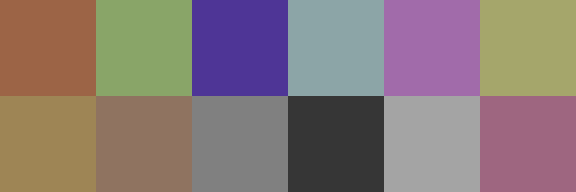
#> input picture experiments/gamut_research/out_2020_exp0.png, 576 x 192 px, found by its file name
$ python verify_expand.py
#> lines starting #> are read from the running program, lines starting #| are printed output that depends on the picture; long printed decimals are rounded
import numpy as np
from PIL import Image
patches=[(255,0,0),(0,255,0),(0,0,255),(0,255,255),(255,0,255),(255,255,0),
         (255,128,0),(200,90,60),(128,128,128),(32,32,32),(255,255,255),(255,0,128)]
S=96
M709=np.array([[0.4123908,0.3575843,0.1804808],[0.2126390,0.7151687,0.0721923],[0.0193308,0.1191948,0.9505322]])
MP3=np.array([[0.4865709,0.2656677,0.1982173],[0.2289746,0.6917385,0.0792869],[0.0000000,0.0451134,1.0439444]])
M2020=np.array([[0.6369580,0.1446169,0.1688810],[0.2627002,0.6779981,0.0593017],[0.0000000,0.0280727,1.0609851]])
def uvp_xyz(XYZ):
    X,Y,Z=XYZ; d=X+15*Y+3*Z
    return np.array([4*X/d,9*Y/d])
W=uvp_xyz(M709@np.ones(3))
def pq_eotf(x):
    m1=1305/8192;m2=2523/32;c1=107/128;c2=2413/128;c3=2392/128
    p=np.power(np.clip(x,0,1),1/m2)
    return np.power(np.maximum(p-c1,0)/np.maximum(c2-c3*p,1e-12),1/m1)
def oklab(v):
    r,g,b=v
    l=0.4122214708*r+0.5363325363*g+0.0514459929*b
    m=0.2119034982*r+0.6806995451*g+0.1073969566*b
    s=0.0883024619*r+0.2817188376*g+0.6299787005*b
    l_,m_,s_=np.cbrt(l),np.cbrt(m),np.cbrt(s)
    return np.array([0.2104542553*l_+0.7936177850*m_-0.0040720468*s_,
                     1.9779984951*l_-2.4285922050*m_+0.4505937099*s_,
                     0.0259040371*l_+0.7827717662*m_-0.8086757660*s_])
def measure(path,label,Mt):
#> called with label = '2020/expand0', Mt = array of shape (3, 3)
    a=np.asarray(Image.open(path).convert('RGB')).astype(float)
    print('==',label)
    for i,c in enumerate(patches):
        r,q=divmod(i,6)
        blk=a[r*S+30:(r+1)*S-30,q*S+30:(q+1)*S-30].reshape(-1,3).mean(axis=0)
        tgt=pq_eotf(blk/255.0)/(203/10000)
        XYZ=Mt@tgt
        sat=float(np.linalg.norm(uvp_xyz(XYZ)-W))
        lab=oklab(tgt)
        hue=float(np.degrees(np.arctan2(lab[2],lab[1])))
        print(f'  {str(c):>14} code={blk.round(0)} sat={sat:.4f} hue={hue:7.1f} tgt={np.round(tgt,3)}')
#> this loop made 12 passes
#> (blk, p in pq_eotf, X in uvp_xyz, Y in uvp_xyz, Z in uvp_xyz, d in uvp_xyz, sat) on passes 1 to 8: ([156, 100, 70], [0.994, 0.988, 0.984], 0.883, 0.454, 0.0418, 7.83, 0.259), ([137, 165, 104], [0.992, 0.994, 0.989], 0.719, 1.45, 0.237, 23.21, 0.12), ([78, 53, 150], [0.985, 0.98, 0.993], 0.217, 0.0869, 1.14, 4.94, 0.311), ([140, 165, 167], [0.992, 0.994, 0.995], 1.08, 1.58, 2.19, 31.38, 0.0619), ([161, 107, 170], [0.994, 0.989, 0.995], 1.44, 0.692, 2.39, 18.98, 0.175), ([165, 166, 107], [0.994, 0.995, 0.989], 1.51, 1.82, 0.264, 29.59, 0.0853), ([158, 133, 85], [0.994, 0.992, 0.986], 1.02, 0.766, 0.0949, 12.79, 0.139), ([143, 115, 96], [0.993, 0.99, 0.988], 0.587, 0.411, 0.138, 7.17, 0.138)
#|      (255, 0, 0) code=[156. 100.  70.] sat=0.2593 hue=   36.3 tgt=[1.344 0.147 0.036]
#|      (0, 255, 0) code=[137. 165. 104.] sat=0.1202 hue=  134.2 tgt=[0.657 1.872 0.174]
#|      (0, 0, 255) code=[ 78.  53. 150.] sat=0.3108 hue=  -86.8 tgt=[0.053 0.014 1.075]
#|    (0, 255, 255) code=[140. 165. 167.] sat=0.0619 hue= -156.5 tgt=[0.737 1.872 2.014]
#|    (255, 0, 255) code=[161. 107. 170.] sat=0.1753 hue=  -41.2 tgt=[1.616 0.198 2.246]
#|    (255, 255, 0) code=[165. 166. 107.] sat=0.0853 hue=  110.7 tgt=[1.872 1.941 0.198]
#|    (255, 128, 0) code=[158. 133.  85.] sat=0.1390 hue=   66.3 tgt=[1.447 0.563 0.075]
#|    (200, 90, 60) code=[143. 115.  96.] sat=0.1381 hue=   46.4 tgt=[0.826 0.275 0.123]
#> (further printed lines are left out)
measure('experiments/gamut_research/out_2020_exp0.png','2020/expand0',M2020)
measure('experiments/gamut_research/out_2020_exp.png','2020/expand1',M2020)
#> call 2 of measure, with label = '2020/expand1', Mt = array of shape (3, 3)
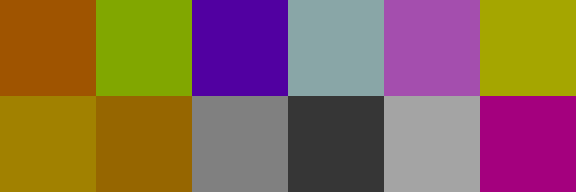
#> input picture experiments/gamut_research/out_2020_exp.png, 576 x 192 px, found by its file name
#> the loop in measure (call 2), `for i,c in enumerate(patches):` made 12 passes
#> (blk, p in pq_eotf, X in uvp_xyz, Y in uvp_xyz, Z in uvp_xyz, d in uvp_xyz, sat) on passes 1 to 8: ([159, 84, 0], [0.994, 0.986, 0], 0.966, 0.443, 0.002, 7.61, 0.315), ([129, 167, 0], [0.991, 0.995, 0], 0.598, 1.49, 0.0565, 23.14, 0.146), ([81, 0, 161], [0.986, 0, 0.994], 0.312, 0.112, 1.71, 7.14, 0.328), ([137, 166, 167], [0.992, 0.995, 0.995], 1.04, 1.61, 2.19, 31.73, 0.0679), ([164, 78, 174], [0.994, 0.985, 0.995], 1.6, 0.664, 2.76, 19.83, 0.208), ([165, 166, 0], [0.994, 0.995, 0], 1.47, 1.81, 0.0545, 28.75, 0.0978), ([161, 129, 0], [0.994, 0.991, 0], 1.1, 0.751, 0.0135, 12.41, 0.174), ([150, 102, 0], [0.993, 0.988, 0], 0.708, 0.391, 0.00449, 6.58, 0.241)
#|      (255, 0, 0) code=[159.  84.   0.] sat=0.3149 hue=   34.1 tgt=[1.501 0.071 0.   ]
#|      (0, 255, 0) code=[129. 167.   0.] sat=0.1463 hue=  135.1 tgt=[0.482 2.014 0.   ]
#|      (0, 0, 255) code=[ 81.   0. 161.] sat=0.3278 hue=  -88.4 tgt=[0.062 0.    1.616]
#|    (0, 255, 255) code=[137. 166. 167.] sat=0.0679 hue= -160.8 tgt=[0.657 1.941 2.014]
#|    (255, 0, 255) code=[164.  78. 174.] sat=0.2079 hue=  -40.7 tgt=[1.804 0.053 2.598]
#|    (255, 255, 0) code=[165. 166.   0.] sat=0.0978 hue=  111.0 tgt=[1.872 1.941 0.   ]
#|    (255, 128, 0) code=[161. 129.   0.] sat=0.1742 hue=   62.3 tgt=[1.616 0.482 0.   ]
#|    (200, 90, 60) code=[150. 102.   0.] sat=0.2414 hue=   45.3 tgt=[1.075 0.16  0.   ]
#> (further printed lines are left out)
measure('experiments/gamut_research/out_p3_exp.png','p3/expand1',MP3)
#> call 3 of measure, with label = 'p3/expand1', Mt = array of shape (3, 3)
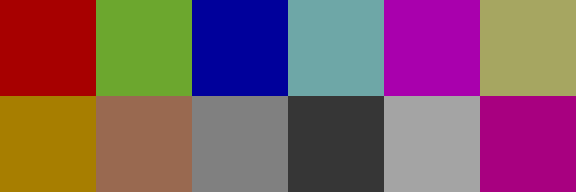
#> input picture experiments/gamut_research/out_p3_exp.png, 576 x 192 px, found by its file name
#> the loop in measure (call 3), `for i,c in enumerate(patches):` made 12 passes
#> (blk, p in pq_eotf, X in uvp_xyz, Y in uvp_xyz, Z in uvp_xyz, d in uvp_xyz, sat) on passes 1 to 8: ([167, 0, 0], [0.995, 0, 0], 0.98, 0.461, 0, 7.9, 0.304), ([108, 167, 46], [0.989, 0.995, 0.979], 0.637, 1.44, 0.0998, 22.55, 0.136), ([0, 0, 155], [0, 0, 0.994], 0.257, 0.103, 1.35, 5.85, 0.311), ([110, 167, 167], [0.989, 0.995, 0.995], 1.04, 1.6, 2.19, 31.68, 0.0673), ([169, 0, 173], [0.995, 0, 0.995], 1.55, 0.695, 2.62, 19.82, 0.191), ([166, 166, 97], [0.995, 0.995, 0.988], 1.49, 1.8, 0.222, 29.11, 0.0876), ([167, 126, 0], [0.995, 0.991, 0], 1.09, 0.757, 0.0193, 12.51, 0.17), ([153, 105, 80], [0.994, 0.989, 0.985], 0.645, 0.406, 0.0695, 6.94, 0.183)
#> blk on pass 12: [168, 0, 128]
#|      (255, 0, 0) code=[167.   0.   0.] sat=0.3040 hue=   29.2 tgt=[2.014 0.    0.   ]
#|      (0, 255, 0) code=[108. 167.  46.] sat=0.1364 hue=  139.6 tgt=[0.206 2.014 0.009]
#|      (0, 0, 255) code=[  0.   0. 155.] sat=0.3112 hue=  -95.9 tgt=[0.    0.    1.295]
#|    (0, 255, 255) code=[110. 167. 167.] sat=0.0673 hue= -164.9 tgt=[0.224 2.014 2.014]
#|    (255, 0, 255) code=[169.   0. 173.] sat=0.1914 hue=  -35.1 tgt=[2.166 0.    2.506]
#|    (255, 255, 0) code=[166. 166.  97.] sat=0.0876 hue=  109.5 tgt=[1.941 1.941 0.129]
#|    (255, 128, 0) code=[167. 126.   0.] sat=0.1699 hue=   52.6 tgt=[2.014 0.428 0.   ]
#|    (200, 90, 60) code=[153. 105.  80.] sat=0.1833 hue=   37.6 tgt=[1.202 0.182 0.059]
#> (further printed lines are left out)
print('2020 pure red sat =', np.linalg.norm(uvp_xyz(M2020@np.array([1,0,0]))-W))
#| 2020 pure red sat = 0.362
print('p3  pure red sat =', np.linalg.norm(uvp_xyz(MP3@np.array([1,0,0]))-W))
#| p3  pure red sat = 0.304
